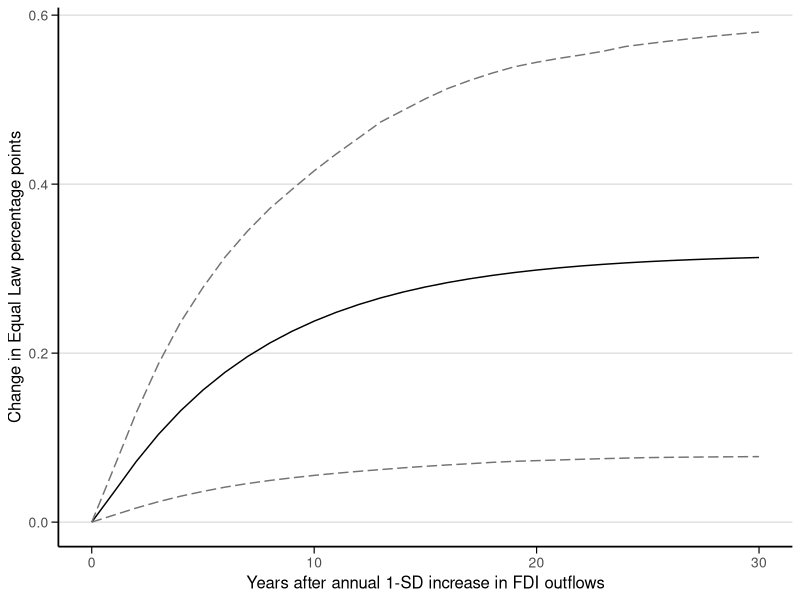

R code for this plot: (Note: this script raises an error after producing the figure.)
# SETWD ===========================
rm(list = ls())

# LIBRARIES ===========================
library(tidyverse)
library(lmtest)
library(plm)
library(ggplot2)
library(MASS)

# IMPORT DATA ===========================
full_panel <- read.csv("data/full_panel.csv")

# CLEAN SAMPLE ===========================
temp <- full_panel %>%
  filter(!is.na(lag_fdi_inflows),
         !is.na(lag_fdi_outflows),
         !is.na(lag_trade),
         !is.na(lag_tariff_rate),
         !is.na(lag_gdppc),
         !is.na(lag_gdp_growth),
         !is.na(lag_inflation))

temp <- temp %>%
  group_by(country) %>%
  filter(n() > 4) %>%
  ungroup()


m6 <- plm(equallaw ~ lag_fdi_inflows + lag_fdi_outflows +
            lag_trade + lag_tariff_rate + log(lag_gdppc) +
            lag_gdp_growth + lag_inflation + lag_equallaw + lag2_equallaw,
          data = temp,
          index = c("country", "year"),
          model = "within",
          effect = "twoways")

crse6 <- coeftest(m6, vcovHC(m6, type = "HC1", cluster = "group"))
crse6

# LONG-RUN EFFECT OF TRADE ON FREE FAIR ===========================

# Within-country annual standard deviation of trade over time
outflows_shock <- temp %>%
  group_by(country) %>%
  summarise(sd_outflows = sd(lag_fdi_outflows)) %>%
  summarise(mean_sd = mean(sd_outflows)) %>%
  pull(mean_sd)

outflows_shock

# Show effect over 30 years
time_horizon <- 30

coefs <- coef(m6)[c("lag_fdi_outflows", "lag_equallaw","lag2_equallaw")]
vcm <- vcovHC(m6, type = "HC1", cluster = "group")[c("lag_fdi_outflows", "lag_equallaw","lag2_equallaw"),
                                                   c("lag_fdi_outflows", "lag_equallaw","lag2_equallaw")]

# Define function to recursively generate the over-time effects of the shock
lre <- function(coef) {
  outflows <- coef["lag_fdi_outflows"]
  lag1 <- coef["lag_equallaw"]
  lag2 <- coef["lag2_equallaw"]
  effect <- numeric(time_horizon)
  y1 <- 0
  y2 <- 0

  # Iterate through each time period to calculate the long-run effect
  for (t in seq_len(time_horizon)) {
    yt <- outflows*outflows_shock + lag1*y1 + lag2*y2
    effect[t] <- yt
    y2 <- y1
    y1 <- yt
  }

  # Multiply by 100 so the final result is in percentage points
  effect * 100
}

## Bootstrap confidence intervals ----

set.seed(891)
coef_draws <- mvrnorm(n = 1000, mu = coefs, Sigma = vcm)

# Need to redefine the column names so the above function can find the variables
colnames(coef_draws) <- names(coefs)

effect_draws <- apply(coef_draws, 1, lre)
mean_effect <- lre(coefs)
ci_low <- apply(effect_draws, 1, quantile, 0.025)
ci_high <- apply(effect_draws, 1, quantile, 0.975)

df <- data.frame(
  year = 0:time_horizon,
  mean_effect = c(0, mean_effect),
  ci_low = c(0, ci_low),
  ci_high = c(0, ci_high)
)

rib_data <- data.frame(
  x    = df$year,
  ymin = df$ci_low,
  ymax = df$ci_high
)


## Plot ----
figure_5 <- ggplot(df, aes(x = year, y = mean_effect)) +
  geom_line(color = "black", linewidth = 0.5) +
  geom_line(data = rib_data, aes(x = x, y = ymax),
            color = "grey45", linetype = "longdash") +
  geom_line(data = rib_data, aes(x = x, y = ymin),
            color = "grey45", linetype = "longdash") +
  xlab("Years after annual 1-SD increase in FDI outflows") +
  ylab("Change in Equal Law percentage points") +
  theme_bw() +
  theme(
    panel.border = element_blank(),
    panel.grid.major.x = element_blank(),
    panel.grid.minor.x = element_blank(),
    panel.grid.minor.y = element_blank(),
    panel.grid.major.y = element_line(color = "grey85", linewidth = 0.4),
    axis.title.x = element_text(size = 12),
    axis.title.y = element_text(size = 12),
    axis.text.x = element_text(size = 10),
    axis.text.y = element_text(size = 10),
    axis.line = element_line(color = "black", linewidth = 0.6),
    axis.ticks = element_line(color = "black", linewidth = 0.4),
    axis.ticks.length = unit(5, "pt"),
    plot.margin = margin(5.5, 5.5, 5.5, 5.5)
  )


ggsave("figures/figure_5.pdf", plot = figure_5, device = cairo_pdf)
